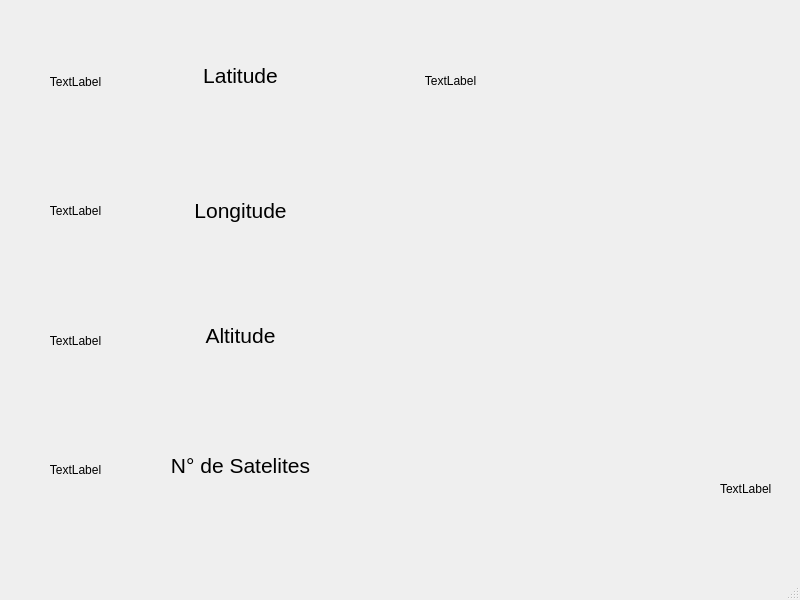
<?xml version="1.0" encoding="UTF-8"?>
<ui version="4.0">
 <class>MainWindow</class>
 <widget class="QMainWindow" name="MainWindow">
  <property name="geometry">
   <rect>
    <x>0</x>
    <y>0</y>
    <width>800</width>
    <height>600</height>
   </rect>
  </property>
  <property name="sizeIncrement">
   <size>
    <width>20</width>
    <height>0</height>
   </size>
  </property>
  <property name="windowTitle">
   <string>MainWindow</string>
  </property>
  <widget class="QWidget" name="centralwidget">
   <widget class="QWidget" name="gridLayoutWidget">
    <property name="geometry">
     <rect>
      <x>10</x>
      <y>20</y>
      <width>131</width>
      <height>511</height>
     </rect>
    </property>
    <layout class="QGridLayout" name="gridLayout">
     <item row="2" column="0">
      <widget class="QLabel" name="labelLatitude">
       <property name="text">
        <string>TextLabel</string>
       </property>
       <property name="alignment">
        <set>Qt::AlignmentFlag::AlignCenter</set>
       </property>
      </widget>
     </item>
     <item row="4" column="0">
      <widget class="QLabel" name="labelAltitude">
       <property name="text">
        <string>TextLabel</string>
       </property>
       <property name="alignment">
        <set>Qt::AlignmentFlag::AlignCenter</set>
       </property>
      </widget>
     </item>
     <item row="5" column="0">
      <widget class="QLabel" name="labelSatellite">
       <property name="text">
        <string>TextLabel</string>
       </property>
       <property name="alignment">
        <set>Qt::AlignmentFlag::AlignCenter</set>
       </property>
      </widget>
     </item>
     <item row="3" column="0">
      <widget class="QLabel" name="labelLongitude">
       <property name="text">
        <string>TextLabel</string>
       </property>
       <property name="alignment">
        <set>Qt::AlignmentFlag::AlignCenter</set>
       </property>
      </widget>
     </item>
    </layout>
   </widget>
   <widget class="QLabel" name="label">
    <property name="geometry">
     <rect>
      <x>160</x>
      <y>20</y>
      <width>161</width>
      <height>111</height>
     </rect>
    </property>
    <property name="font">
     <font>
      <pointsize>16</pointsize>
     </font>
    </property>
    <property name="text">
     <string>Latitude</string>
    </property>
    <property name="alignment">
     <set>Qt::AlignmentFlag::AlignCenter</set>
    </property>
   </widget>
   <widget class="QLabel" name="label_2">
    <property name="geometry">
     <rect>
      <x>160</x>
      <y>160</y>
      <width>161</width>
      <height>101</height>
     </rect>
    </property>
    <property name="font">
     <font>
      <pointsize>16</pointsize>
     </font>
    </property>
    <property name="text">
     <string>Longitude</string>
    </property>
    <property name="alignment">
     <set>Qt::AlignmentFlag::AlignCenter</set>
    </property>
   </widget>
   <widget class="QLabel" name="label_3">
    <property name="geometry">
     <rect>
      <x>160</x>
      <y>280</y>
      <width>161</width>
      <height>111</height>
     </rect>
    </property>
    <property name="font">
     <font>
      <pointsize>16</pointsize>
     </font>
    </property>
    <property name="text">
     <string>Altitude</string>
    </property>
    <property name="alignment">
     <set>Qt::AlignmentFlag::AlignCenter</set>
    </property>
   </widget>
   <widget class="QLabel" name="label_4">
    <property name="geometry">
     <rect>
      <x>160</x>
      <y>410</y>
      <width>161</width>
      <height>111</height>
     </rect>
    </property>
    <property name="font">
     <font>
      <pointsize>16</pointsize>
     </font>
    </property>
    <property name="text">
     <string>N° de Satelites</string>
    </property>
    <property name="alignment">
     <set>Qt::AlignmentFlag::AlignCenter</set>
    </property>
   </widget>
   <widget class="QLabel" name="labelHora">
    <property name="geometry">
     <rect>
      <x>720</x>
      <y>480</y>
      <width>67</width>
      <height>17</height>
     </rect>
    </property>
    <property name="text">
     <string>TextLabel</string>
    </property>
   </widget>
   <widget class="QLabel" name="labelData">
    <property name="geometry">
     <rect>
      <x>390</x>
      <y>50</y>
      <width>121</width>
      <height>61</height>
     </rect>
    </property>
    <property name="text">
     <string>TextLabel</string>
    </property>
    <property name="alignment">
     <set>Qt::AlignmentFlag::AlignCenter</set>
    </property>
   </widget>
  </widget>
  <widget class="QMenuBar" name="menubar">
   <property name="geometry">
    <rect>
     <x>0</x>
     <y>0</y>
     <width>800</width>
     <height>22</height>
    </rect>
   </property>
  </widget>
  <widget class="QStatusBar" name="statusbar"/>
 </widget>
 <resources/>
 <connections/>
</ui>
